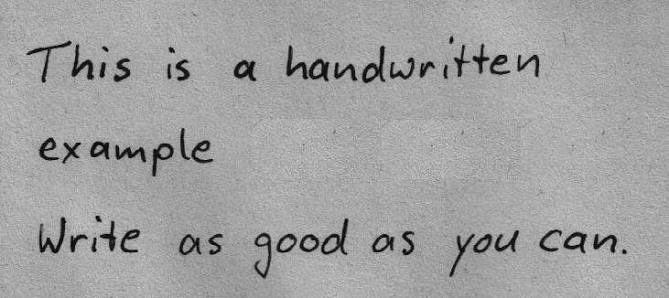
#> input picture sample_images/handwritten.jpg, 669 x 298 px
$ python -i preprocessing.py   (imports and definitions only)
#> lines starting #> are read from the running program, lines starting #| are printed output that depends on the picture; after the words box and inside, x2 and y2 are one past the last pixel; in counts of white or black regions, pixels touching at a corner belong together
#> further down, picture is the input picture: shape (298, 669, 3); min 0, max 215, mean 161.2
"""Reusable image preprocessing functions."""

from __future__ import annotations

import cv2
import numpy as np


def deskew(image: np.ndarray) -> np.ndarray:
    gray = cv2.cvtColor(image, cv2.COLOR_BGR2GRAY)
    _, thresh = cv2.threshold(gray, 0, 255, cv2.THRESH_BINARY_INV + cv2.THRESH_OTSU)
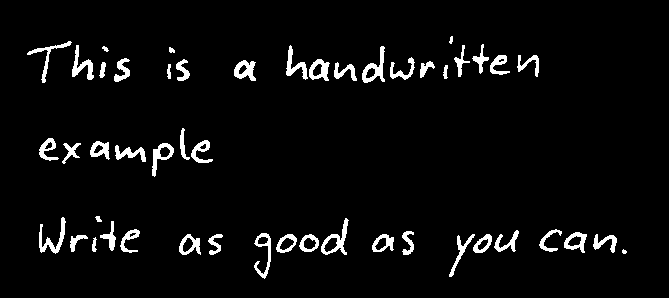
#> thresh: shape (298, 669); 4.4% white; 49 white regions (1 under 20 px), largest, box (x1, y1, x2, y2) and area: (321, 218, 349, 255) 332, (362, 46, 385, 83) 329, (39, 217, 66, 254) 327
    coords = np.column_stack(np.where(thresh > 0))
#> coords = 8675 pairs, first value 36 to 278, second value 27 to 626
    if len(coords) < 10:
        return image

    angle = cv2.minAreaRect(coords)[-1]
#> angle = -89.25
    angle = -(90 + angle) if angle < -45 else -angle
#> angle = -0.748
    if abs(angle) < 0.2:
        return image

    height, width = image.shape[:2]
#> height = 298; width = 669
    center = (width / 2, height / 2)
#> center = (334.5, 149)
    matrix = cv2.getRotationMatrix2D(center, angle, 1.0)
#> matrix = [[1, -0.0131, 1.97], [0.0131, 1, -4.35]]
    return cv2.warpAffine(
        image,
        matrix,
        (width, height),
        flags=cv2.INTER_CUBIC,
        borderMode=cv2.BORDER_REPLICATE,
    )
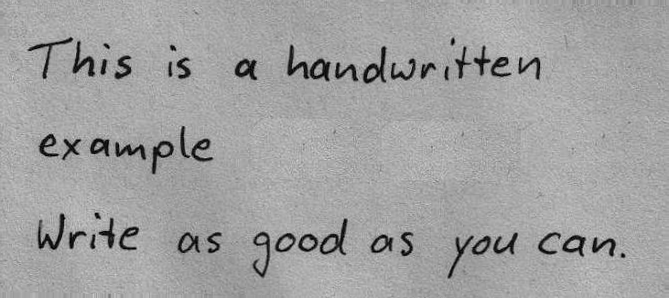
#> returned value: shape (298, 669, 3); min 0, max 214, mean 161.1


# [20 lines left out: functions resize, threshold, not called in this run]


def denoise(image: np.ndarray) -> np.ndarray:
    return cv2.medianBlur(image, 3)


# [6 lines left out: function contrast, not called in this run]


def to_grayscale(image: np.ndarray) -> np.ndarray:
    gray = cv2.cvtColor(image, cv2.COLOR_BGR2GRAY)
    return cv2.cvtColor(gray, cv2.COLOR_GRAY2BGR)


# [54 lines left out: functions rotate, apply_preprocessing, not called in this run]

>>> import cv2
>>> picture = cv2.imread('../sample_images/handwritten.jpg')
>>> result = deskew(picture)
